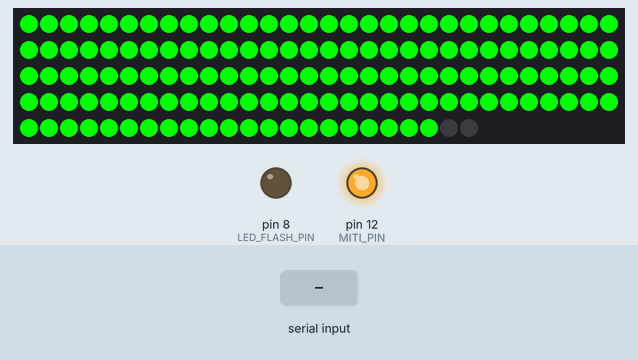
Bench run of a sketch on a simulated Arduino Uno, built with avr-gcc and run on an emulated ATmega328P. Shown: 143 RGB LEDs in strip order, left to right, continuing on the next row, output pins drawn as LEDs (lit = HIGH). Dashed ring = blinking. The test bench sets the inputs (shaded band). What the sketch prints to the serial monitor is not drawn.

Above: at 0.1 s.
1.3 s: "<3>" received over Serial
At 2.9 s:
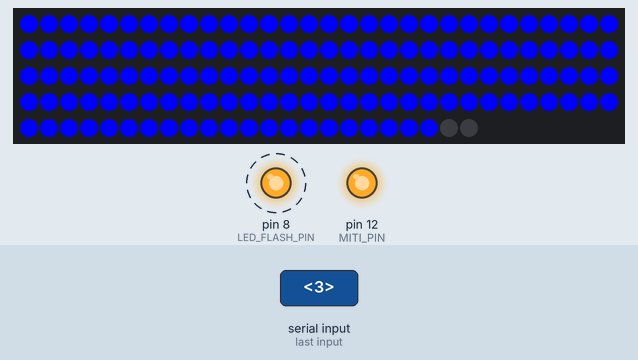
4.3 s: "<90,45>" received over Serial
At 6.5 s:
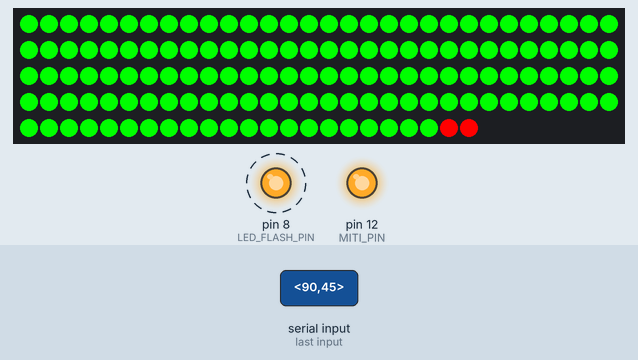
7.3 s: "<2>" received over Serial
At 9.4 s:
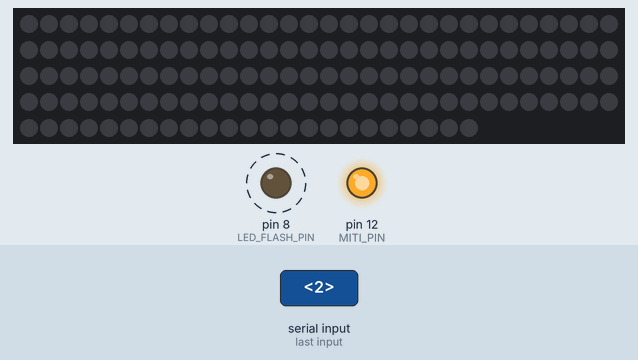
10.3 s: "<30,150>" received over Serial
At 11.3 s:
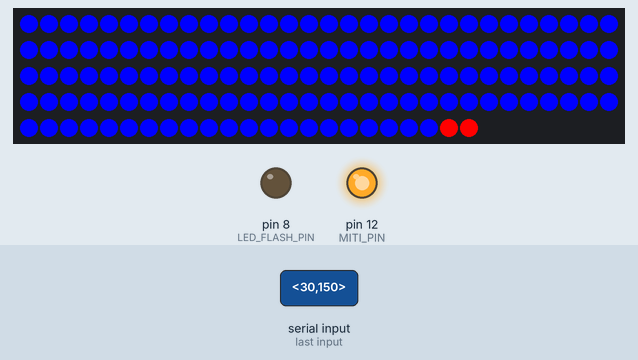
13.0 s: "<0>" received over Serial
At 14.4 s:
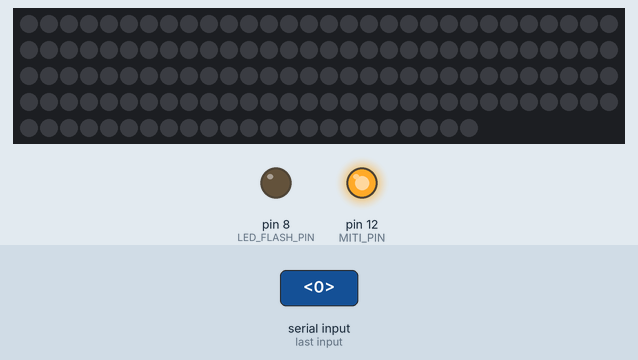
16.0 s: "<5>" received over Serial
At 17.4 s:
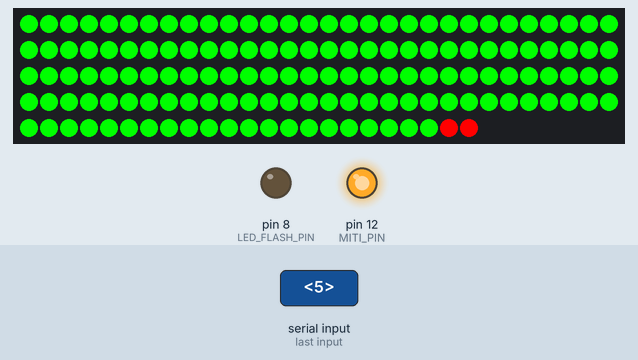
Timing chart, 0 to 19.0 s (numbered marks = the images above; inputs shaded):
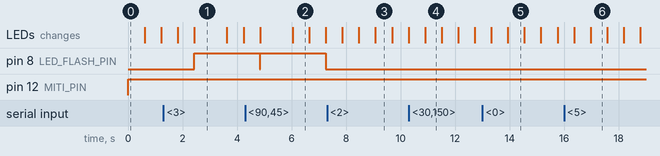

Measured:
- after the input at 1.3 s, pin 8 (LED_FLASH_PIN): LOW → HIGH after 1.1 s; the LEDs: first differ from a run without the input after 1.1 s (image 1)
- after the input at 4.3 s, the LEDs: first change after 0.55 s (image 2 shows a later state)
- after the input at 7.3 s, the LEDs: first differ from a run without the input after 1.2 s (image 3 shows a later state)
- after the input at 10.3 s, the LEDs: change after 0.60 s (image 4)
- after the input at 13.0 s, the LEDs: first change after 0.33 s (image 5 shows a later state)
- after the input at 16.0 s, the LEDs: first differ from a run without the input after 0.97 s (image 6)
- what the display in image 1 shows lasts 1.2 s, from 2.4 s to 3.6 s

The sketch:

sketch_sep03a.ino
```cpp
#include <FastLED.h>

#define LED_STRIP_PIN     7
#define LED_FLASH_PIN     8
#define MITI_PIN          12
#define NUM_LEDS          143
#define ERROR_LED_START   141

CRGB leds[NUM_LEDS];

byte state = 0;
String readString;

unsigned long startTime = 0;  // Store when we start waiting for input
const unsigned long waitTime = 1200;  // 1000 milliseconds = 1 second
bool continue_to_led = false;
byte previousState = 0; // Initialize with default or power-on state

void control_LED_strip (byte r, byte g, byte b, byte mode); // mode 0 (solid), 1 (blinking)
bool isValidState(byte state);
void setErrorLEDs(bool isError);

void setup() {
  FastLED.addLeds<WS2812, LED_STRIP_PIN, GRB>(leds, NUM_LEDS);  // Set up LED strip

  pinMode(LED_FLASH_PIN, OUTPUT);  // Set up LED flash
  pinMode(MITI_PIN, OUTPUT);  // Set up MITI pin

  Serial.begin(19200);                           // Starts the serial communication at 9600 baud rate
  Serial.println("Arduino ready to receive!");  // Prints a ready message
}

void loop() {
  // Enable Miti
  digitalWrite(MITI_PIN, HIGH);

  continue_to_led = false;


//  int serial = Serial.available();
//  Serial.print("arduino: ");
//  Serial.print(serial);
//  Serial.println(" bytes");

  // If there's no serial data available, start the timer
  if (!Serial.available()) {
    if (startTime == 0) {  // If the timer hasn't started yet
      startTime = millis();  // Store the current time
      continue_to_led = true;
    } else if (millis() - startTime >= waitTime) {  // If 1 second has passed without serial input
      state = 0;
      startTime = 0;  // Reset the timer
      continue_to_led = true;
    }
  } else {  // If there's serial data available
    char c = Serial.read();
    startTime = millis();

    if (c == '<') {
        readString = "";  // Start of new message
    } else if (c == '>') {
      // End of message. Validate and process the complete message
      byte newState = readString.toInt();

      if (isValidState(newState)) {
        setErrorLEDs(false);  // No error
        previousState = newState;  // Update only if it's a valid state
      } else {
        setErrorLEDs(true);  // Indicate error
//        Serial.print("Invalid state received: ");
//        Serial.println(newState);
      }

      state = previousState;  // Use the previous valid state (may be the same as newState if newState was valid)

//      Serial.print("Signal Received! state: ");
//      Serial.println(state);
      continue_to_led = true;
    } else {
      // Build the message
      readString += c;
    }
  }

  if (continue_to_led) {
//    Serial.print("LED part with state ");
//    Serial.println(state);

    if (state == 0) {
      // powered up - BLINKING GREEN
      control_LED_strip (0, 255, 0, 1);

      // FLASH OFF
      digitalWrite(LED_FLASH_PIN, LOW);
    }
    else if (state == 1) {
      // XVN incoming - SOLID GREEN
      control_LED_strip (0, 255, 0, 0);

      // FLASH OFF
      digitalWrite(LED_FLASH_PIN, LOW);
    }
    else if (state == 2) {
      // AD mode - BLINKING BLUE
      control_LED_strip (0, 0, 255, 1);

      // FLASH OFF
      digitalWrite(LED_FLASH_PIN, LOW);
    }
    else if (state == 3) {
      // SOLID BLUE
      control_LED_strip (0, 0, 255, 0);

      // FLASH ON
      digitalWrite(LED_FLASH_PIN, HIGH);
    }
    else {
      // BLINKING RED
      control_LED_strip (255, 0, 0, 1);

      // FLASH ON
      digitalWrite(LED_FLASH_PIN, HIGH);
    }
  }
}

void control_LED_strip(byte r, byte g, byte b, byte mode) {
  if (mode == 0) {
    for (int i = 0; i < ERROR_LED_START; i++) { // Only affect the first 141 LEDs
        leds[i] = CRGB(r, g, b);
    }
    FastLED.show();
  }
  else if (mode == 1) {
    // turn on LEDs
    for (int i = 0; i < ERROR_LED_START; i++) { // Only affect the first 141 LEDs
        leds[i] = CRGB(r, g, b);
    }
    FastLED.show();
    delay(600);

    // turn off LEDs
    for (int i = 0; i < ERROR_LED_START; i++) { // Only affect the first 141 LEDs
        leds[i] = CRGB(0, 0, 0);
    }
    FastLED.show();
    delay(600);
  }
}


bool isValidState(byte state) {
  return (state == 0 || state == 1 || state == 2 || state == 3);
}

void setErrorLEDs(bool isError) {
  if(isError) {
      // Set both LEDs to red
      leds[ERROR_LED_START] = CRGB::Red;
      leds[ERROR_LED_START + 1] = CRGB::Red;
  } else {
      // Turn off both LEDs
      leds[ERROR_LED_START] = CRGB::Black;
      leds[ERROR_LED_START + 1] = CRGB::Black;
  }
  FastLED.show();
}
```
